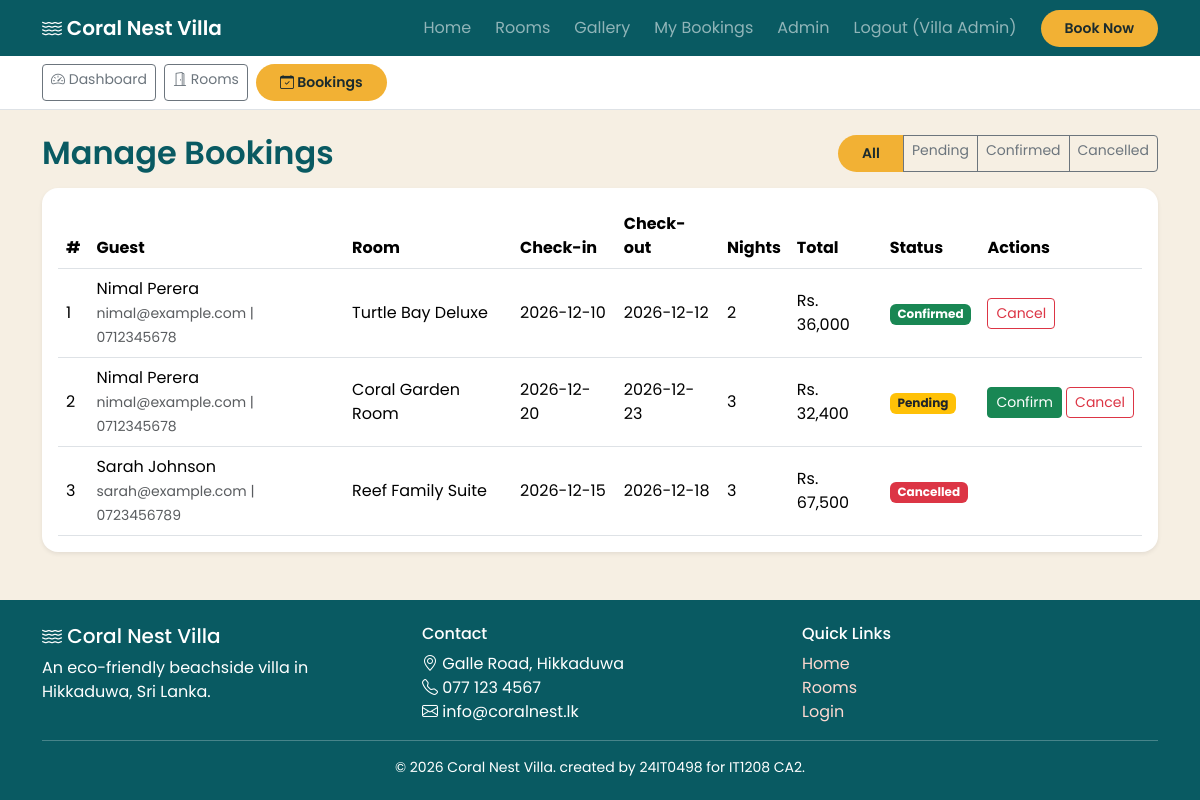
The app's page /admin/bookings.php (signed in) with its own data.
### tables this page shows
CREATE TABLE bookings (
    booking_id     INT AUTO_INCREMENT PRIMARY KEY,
    user_id        INT NOT NULL,
    room_id        INT NOT NULL,
    check_in       DATE NOT NULL,
    check_out      DATE NOT NULL,
    guests         INT NOT NULL DEFAULT 1,
    nights         INT NOT NULL,
    total_amount   DECIMAL(10,2) NOT NULL,
    booking_status ENUM('Pending','Confirmed','Cancelled') NOT NULL DEFAULT 'Pending',
    booking_date   TIMESTAMP DEFAULT CURRENT_TIMESTAMP,
    CONSTRAINT fk_booking_user FOREIGN KEY (user_id) REFERENCES users(user_id) ON DELETE CASCADE,
    CONSTRAINT fk_booking_room FOREIGN KEY (room_id) REFERENCES rooms(room_id) ON DELETE CASCADE,
    CONSTRAINT chk_dates CHECK (check_out > check_in)
);

CREATE TABLE users (
    user_id        INT AUTO_INCREMENT PRIMARY KEY,
    name           VARCHAR(100) NOT NULL,
    email          VARCHAR(100) NOT NULL UNIQUE,
    contact_number VARCHAR(20)  NOT NULL,
    password       VARCHAR(255) NOT NULL,           
    role           ENUM('guest','admin') NOT NULL DEFAULT 'guest',
    created_at     TIMESTAMP DEFAULT CURRENT_TIMESTAMP
);

CREATE TABLE rooms (
    room_id         INT AUTO_INCREMENT PRIMARY KEY,
    room_name       VARCHAR(100) NOT NULL,
    room_type       VARCHAR(50)  NOT NULL,
    description     TEXT,
    facilities      VARCHAR(255),
    price_per_night DECIMAL(10,2) NOT NULL CHECK (price_per_night > 0),
    max_guests      INT NOT NULL CHECK (max_guests > 0),
    image           VARCHAR(255) DEFAULT 'default.jpg',
    room_status     ENUM('active','inactive') NOT NULL DEFAULT 'active'
);

### admin/bookings.php (the view, shortened to what this page needs)
<?php
require_once '../includes/db.php';
$filter = $_GET['status'] ?? '';
$sql = "SELECT b.*, u.name AS guest_name, u.email, u.contact_number, r.room_name
        FROM bookings b
        JOIN users u ON b.user_id = u.user_id
        JOIN rooms r ON b.room_id = r.room_id";
$params = [];
$sql .= ' ORDER BY b.booking_date DESC';
$stmt = $pdo->prepare($sql);
$stmt->execute($params);
$bookings = $stmt->fetchAll();
$badge = ['Pending' => 'bg-warning text-dark', 'Confirmed' => 'bg-success', 'Cancelled' => 'bg-danger'];
include '../includes/header.php';
include '../includes/admin_nav.php';
?>
<div class="container my-4">
  <div class="d-flex flex-wrap justify-content-between align-items-center mb-3 gap-2">
    <h2 class="section-title mb-0">Manage Bookings</h2>
    <div class="btn-group">
      <a href="bookings.php" class="btn btn-sm <?= $filter === '' ? 'btn-coral' : 'btn-outline-secondary' ?>">All</a>
      <a href="bookings.php?status=Pending" class="btn btn-sm <?= $filter === 'Pending' ? 'btn-coral' : 'btn-outline-secondary' ?>">Pending</a>
      <a href="bookings.php?status=Confirmed" class="btn btn-sm <?= $filter === 'Confirmed' ? 'btn-coral' : 'btn-outline-secondary' ?>">Confirmed</a>
      <a href="bookings.php?status=Cancelled" class="btn btn-sm <?= $filter === 'Cancelled' ? 'btn-coral' : 'btn-outline-secondary' ?>">Cancelled</a>
    </div>
  </div>
  <div class="table-responsive bg-white rounded-4 shadow-sm p-3">
    <table class="table align-middle mb-0">
      <thead><tr><th>#</th><th>Guest</th><th>Room</th><th>Check-in</th><th>Check-out</th><th>Nights</th><th>Total</th><th>Status</th><th>Actions</th></tr></thead>
      <tbody>
        <?php foreach ($bookings as $b): ?>
          <tr>
            <td><?= (int)$b['booking_id'] ?></td>
            <td>
              <?= htmlspecialchars($b['guest_name']) ?><br>
              <small class="text-muted"><?= htmlspecialchars($b['email']) ?> | <?= htmlspecialchars($b['contact_number']) ?></small>
            </td>
            <td><?= htmlspecialchars($b['room_name']) ?></td>
            <td><?= htmlspecialchars($b['check_in']) ?></td>
            <td><?= htmlspecialchars($b['check_out']) ?></td>
            <td><?= (int)$b['nights'] ?></td>
            <td>Rs. <?= number_format($b['total_amount']) ?></td>
            <td><span class="badge <?= $badge[$b['booking_status']] ?>"><?= htmlspecialchars($b['booking_status']) ?></span></td>
            <td class="text-nowrap">
              <?php if ($b['booking_status'] === 'Pending'): ?>
                <form method="post" class="d-inline">
                  <button class="btn btn-sm btn-success">Confirm</button>
                </form>
              <?php endif; ?>
              <?php if (in_array($b['booking_status'], ['Pending', 'Confirmed'], true)): ?>
                <form method="post" class="d-inline" onsubmit="return confirm('Cancel this booking?');">
                  <button class="btn btn-sm btn-outline-danger">Cancel</button>
                </form>
              <?php endif; ?>
            </td>
          </tr>
        <?php endforeach; ?>
      </tbody>
    </table>
  </div>
</div>
<?php include '../includes/footer.php'; ?>

### css/style.css (style rules this page uses)
:root { --teal: #0e7c86; --teal-dark: #095a62; --sand: #f6efe3; --coral: #ff7a66; --text: #2b2b2b; }
body { background: var(--sand); color: var(--text); font-family: 'Poppins', sans-serif; }
.btn-coral { background: var(--coral); color: #fff; border: none; border-radius: 30px; padding: 8px 24px; }
.section-title { color: var(--teal-dark); font-weight: 600; margin-bottom: 1.5rem; }
:root { --coral: #f2b134; }
.btn-coral { background: #f2b134; color: #1b2b2e; font-weight: 600; }

### records on screen
bookings: booking_id "1", user.name "Nimal Perera", user.email "nimal@example.com", user.contact_number "0712345678", room.room_name "Turtle Bay Deluxe", check_in "2026-12-10", check_out "2026-12-12", nights "2", total_amount "36,000", booking_status "Confirmed"
bookings: booking_id "2", user.name "Nimal Perera", user.email "nimal@example.com", user.contact_number "0712345678", room.room_name "Coral Garden Room", check_in "2026-12-20", check_out "2026-12-23", nights "3", total_amount "32,400", booking_status "Pending"
bookings: booking_id "3", user.name "Sarah Johnson", user.email "sarah@example.com", user.contact_number "0723456789", room.room_name "Reef Family Suite", check_in "2026-12-15", check_out "2026-12-18", nights "3", total_amount "67,500", booking_status "Cancelled"

### other values on screen
$_SESSION['name'] "Villa Admin"
